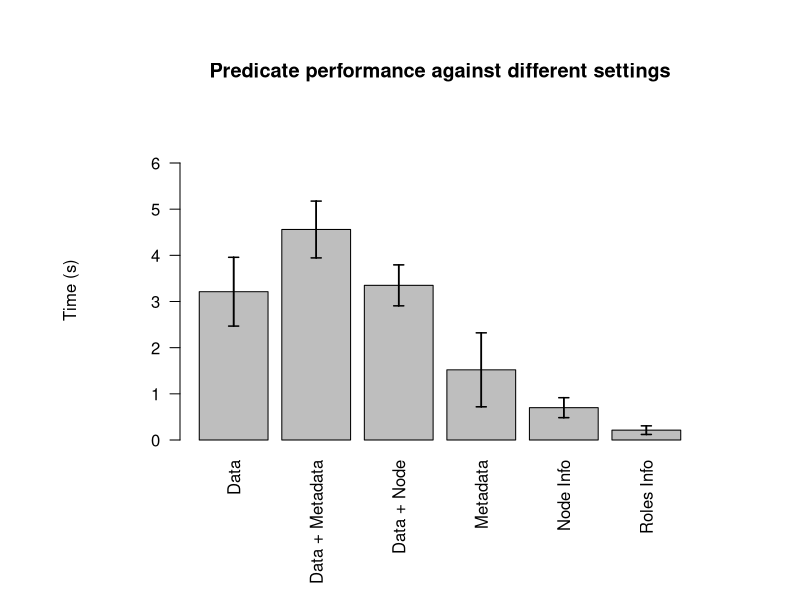
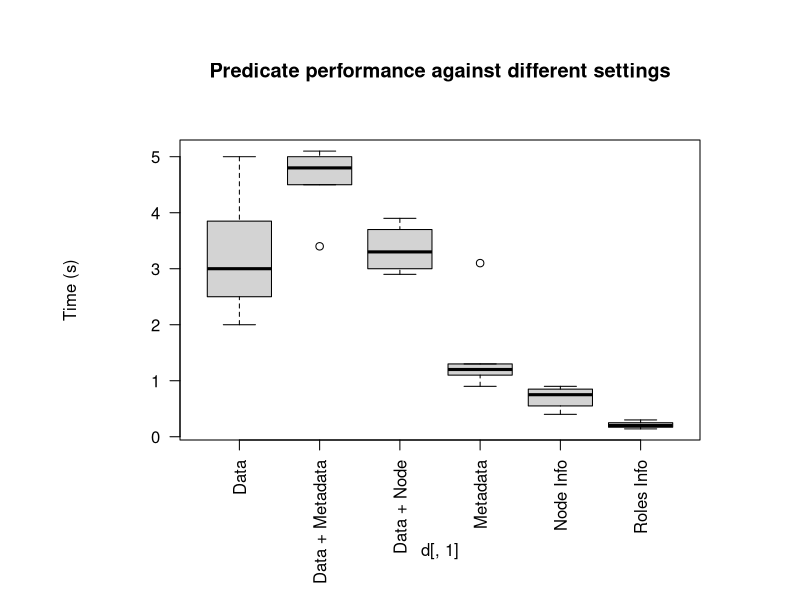

Write the R code that produced these figures, in order. (Note: this script raises an error after producing the figures.)
# This script reads a CSV file with the format:
#
# Configuration,Time (s)
# Data,2
# Data,2.1
# Data,2.1
# Metadata,1.2
# Metadata,1.3
# Metadata,1.1
# Node Info,0.4
# .., .., .., ..
#
# COMMENT ABOUT WHAT THIS SCRIPT DOES
#
# Author: Simone Ivan Conte (sic2)
#
# Useful links:
# https://datascienceplus.com/building-barplots-with-error-bars/

setwd("/Users/sic2/git/sos/experiments")
getwd()

# Read the CVS file
d <- read.csv("context_exp_pr_1.csv", header=TRUE, sep=",")

aggr <- aggregate(d[, 2],
                  by = list(config = d[, 1]),
                  FUN = function(x) c(mean = mean(x), sd = sd(x), n = length(x)))

d_processed <- do.call(data.frame, aggr)

# Compute standard error per group
d_processed$se <- d_processed$x.sd / sqrt(d_processed$x.n)

# Rename columns
colnames(d_processed) <- c("Configuration", "mean", "sd", "n", "se")
d_processed$names <- d_processed$Config


# Estimate top limit on the y-axis
plotTop <- max(d_processed$mean) + max(d_processed$se) +
  d_processed[d_processed$mean == max(d_processed$mean), 5] * 5

par(ask=F) # Do not ask to print plot on the console
par(mar=c(5,6,4,2)+3,mgp=c(5,1,0)) # Add space to show all labels
barCenters <- barplot(height = d_processed$mean,
                    names.arg = d_processed$names,
                    beside = true, las =2,
                    ylim = c(0, plotTop),
                    main = "Predicate performance against different settings",
                    ylab = "Time (s)",
                    border = "black",
                    axes = T)

# Add error bars

segments(barCenters, d_processed$mean - d_processed$se * 2, barCenters,
         d_processed$mean + d_processed$se * 2, lwd = 1.5)

arrows(barCenters, d_processed$mean - d_processed$se * 2, barCenters,
       d_processed$mean + d_processed$se * 2, lwd = 1.5, angle = 90,
       code = 3, length = 0.05)


# Using boxplot
boxplot(d[,2]~d[,1], data=d,
        las=2, # Draw x labesl verticall
        main="Predicate performance against different settings",
        ylab="Time (s)")

# Save the processed data
write.csv(d_processed, "processed/context_exp_pr_1.csv")
